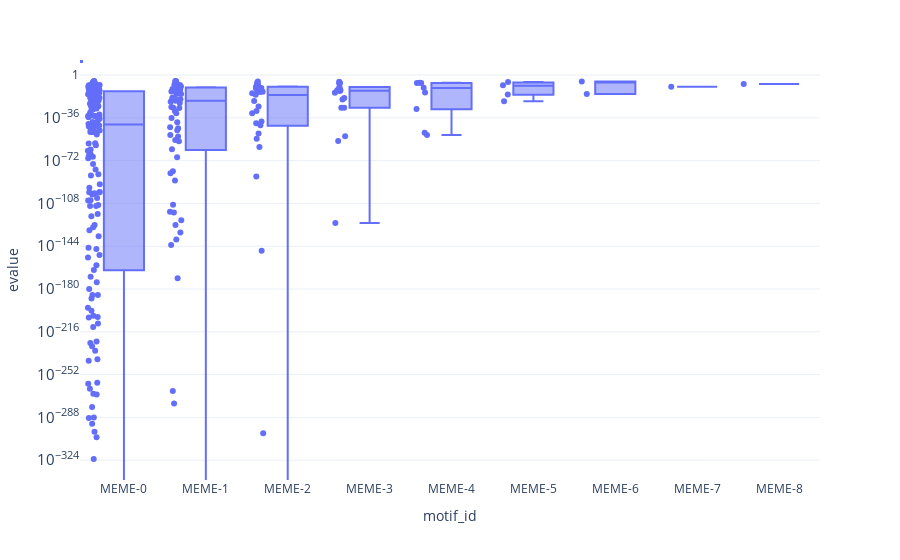

Notebook cell for this chart:
### Markdown cell above
## Distribution of E-Value with Motif Rank

### Code cell
px.box(
    motif_seq_frame, x = 'motif_id', y = 'evalue',
    points = 'all', log_y = True
)

### Figure 1 — Plotly figure (JSON) as saved in the notebook; plotly's stock layout.template omitted (floating-point values rounded to 4 significant figures; data arrays with more than 128 entries replaced by an {"elided": "..."} marker saying what was removed)
{"data": [{"alignmentgroup": "True", "boxpoints": "all", "hovertemplate": "motif_id=%{x}<br>evalue=%{y}<extra></extra>", "legendgroup": "", "marker": {"color": "#636efa"}, "name": "", "notched": false, "offsetgroup": "", "orientation": "v", "showlegend": false, "type": "box", "x": {"elided": "333 str values"}, "x0": " ", "xaxis": "x", "y": {"elided": "333 float values"}, "y0": " ", "yaxis": "y"}], "layout": {"boxmode": "group", "legend": {"tracegroupgap": 0}, "margin": {"t": 60}, "xaxis": {"anchor": "y", "domain": [0, 1], "title": {"text": "motif_id"}}, "yaxis": {"anchor": "x", "domain": [0, 1], "title": {"text": "evalue"}, "type": "log"}}}
